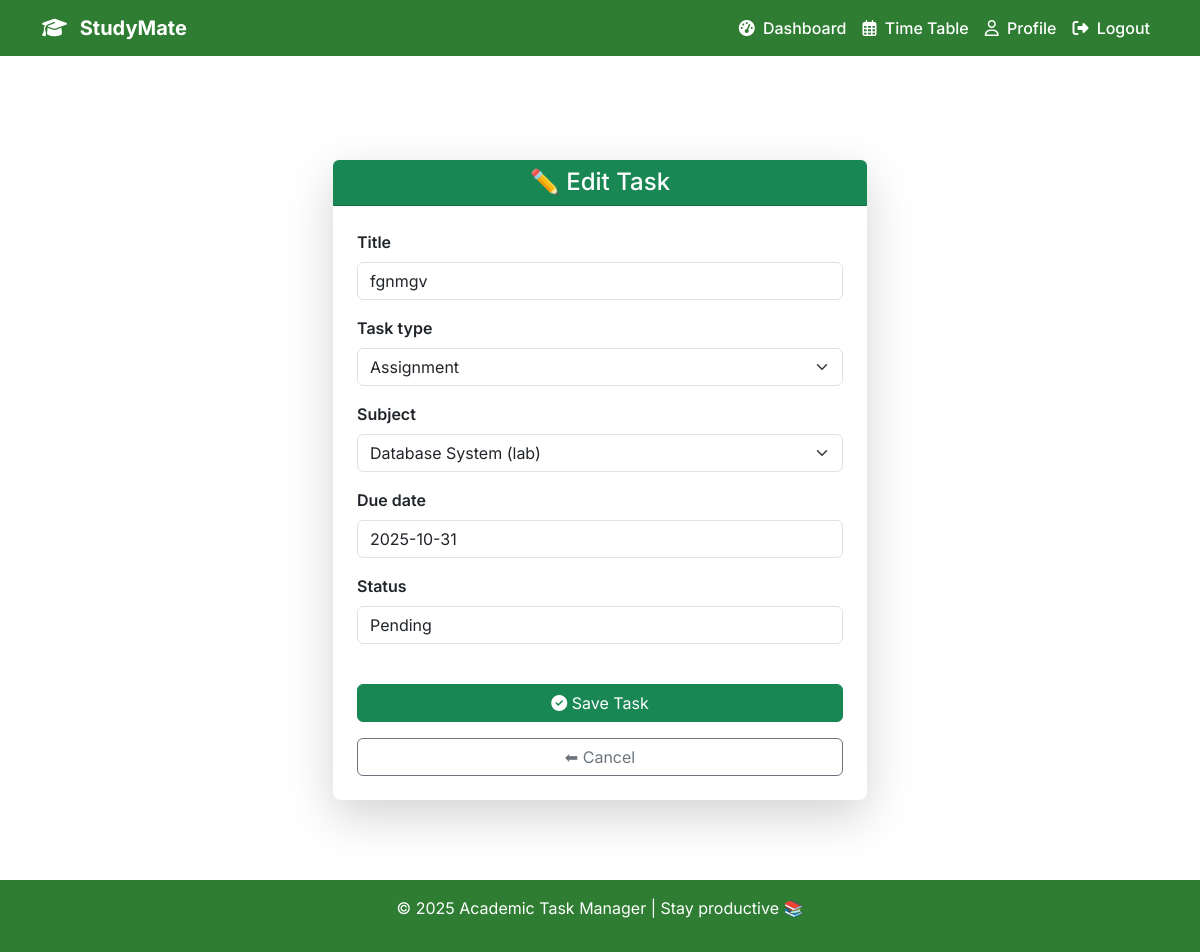
/tasks/update/2/ (signed in), run on an earlier commit of the app's database.
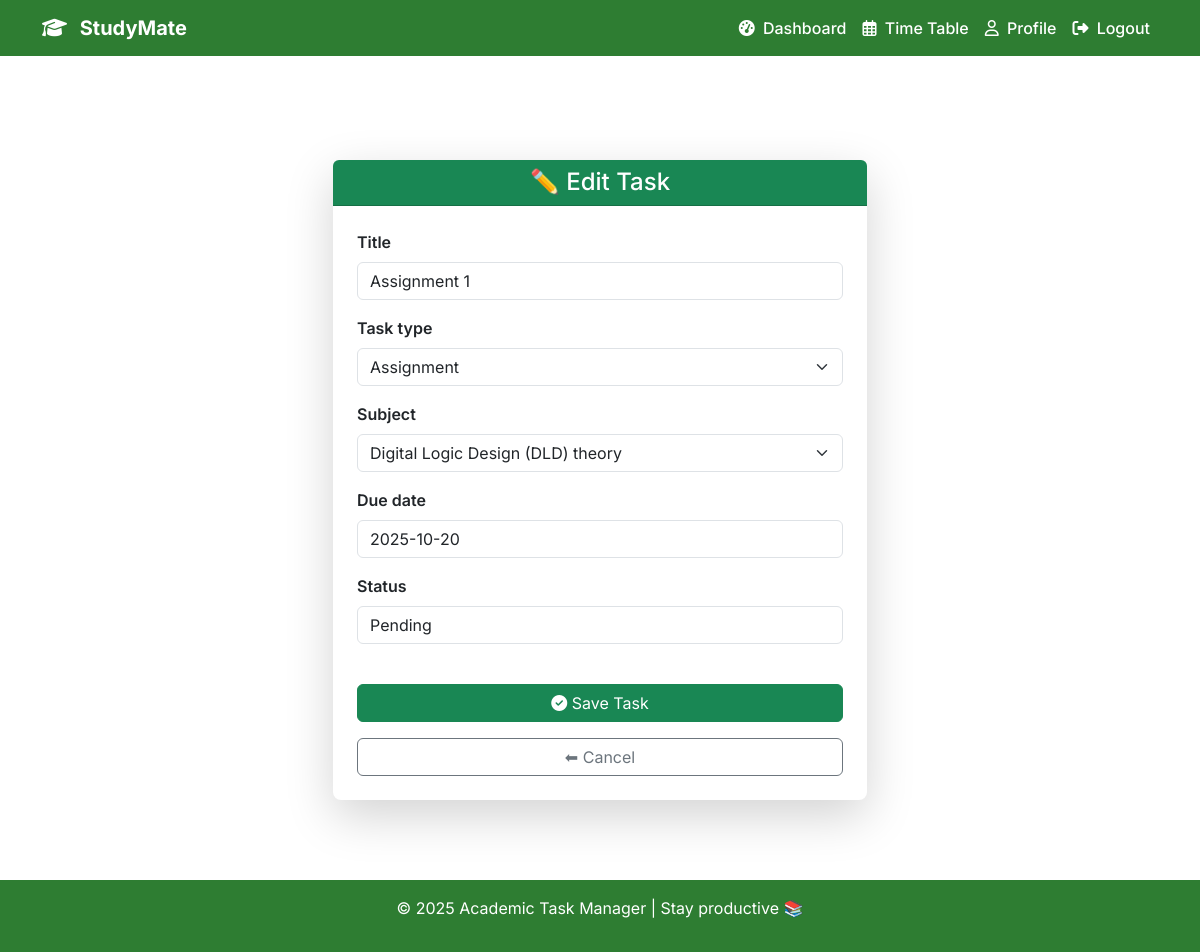
And on a later commit of the database.
### academy/models.py (models this page shows, shortened)
class Task(models.Model):
    TASK_TYPES = [
        ('Assignment', "Assignment"),
        ('Quiz', "Quiz"),
        ('Project', "Project"),
        ('Mid_Term', "Mid Term Exam"),
        ('Final_Term', "Final Term Exam")
    ]
    subject = models.ForeignKey(Subject, on_delete=models.CASCADE)
    user = models.ForeignKey(settings.AUTH_USER_MODEL, on_delete=models.CASCADE)
    title = models.CharField(max_length=100)
    task_type = models.CharField(max_length=20, choices=TASK_TYPES, default="Assignment")
    due_date = models.DateField()
    STATUS_CHOICES = [
        ("Pending", "Pending"),
        ("Completed", "Completed"),
        ("On Going", "On Going")
    ]
    status = models.CharField(max_length=20, choices=STATUS_CHOICES, default="Pending")
    created_at = models.DateTimeField(auto_now_add=True)
    updated_at = models.DateTimeField(auto_now=True)

### academy/views.py (the view)
# urls.py: path("tasks/update/<int:pk>/", add_or_update_task, name="update_task"),
@login_required
def add_or_update_task(request, pk=None):
    task = get_object_or_404(Task, pk=pk, user=request.user) if pk else None
    if request.method == "POST":
        form = TaskForm(request.POST, instance=task, user=request.user)
        if form.is_valid():
            task = form.save(commit=False)
            task.user = request.user
            task.save()
            return redirect("student_dashboard")  # better redirect here
    else:
        form = TaskForm(instance=task, user=request.user)
    context = {
        "form": form,
        "task_id": pk,
    }
    return render(request, "task_form.html", context)

### academy/forms.py
class TaskForm(forms.ModelForm):
    class Meta:
        model = Task
        fields = ["title", "task_type", "subject", "due_date", "status"]
    def __init__(self, *args, **kwargs):
        user = kwargs.pop("user")  # extract user
        super().__init__(*args, **kwargs)
        self.fields["subject"].queryset = Subject.objects.filter(semester=user.semester)
        self.fields["title"].widget.attrs.update({"class": "form-control"})
        self.fields["task_type"].widget.attrs.update({"class": "form-select"})
        self.fields["subject"].widget.attrs.update({"class": "form-select"})
        self.fields["due_date"].widget.attrs.update({"class": "form-control", "type": "date"})
        self.fields["status"].widget.attrs.update({"class": "form-control"})

### academy/models.py (called while the page is built)
    def __str__(self):
        return self.name

### templates/task_form.html (shortened to what this page needs)
{% extends "base.html" %}
{% block content %}
<div class="container py-5">
    <div class="row justify-content-center">
        <div class="col-lg-6 col-md-8">
            <div class="card shadow-lg border-0 rounded-3">
                <div class="card-header bg-success text-white text-center rounded-top">
                    <h4 class="mb-0">
                        {% if task_id %}✏️ Edit Task{% else %}<i class="fa-solid fa-clipboard-check text-accent me-1"></i> Add New Task{% endif %}
                    </h4>
                </div>
                <div class="card-body p-4">
                    <form method="post" novalidate>
                        {% for field in form %}
                            <div class="mb-3">
                                <label for="{{ field.id_for_label }}" class="form-label fw-semibold">
                                    {{ field.label }}
                                </label>
                                {{ field }}
                            </div>
                        {% endfor %}  <br>
                        <div class="d-grid gap-3">
                            <button type="submit" class="btn btn-success btn-md"><i class="fa-solid fa-circle-check"></i> Save Task</button>
                            <a href="{% url 'student_dashboard' %}" class="btn btn-outline-secondary">⬅ Cancel</a>
                        </div>
                    </form>
                </div>
            </div>
        </div>
    </div>
</div>
{% endblock %}

What changed in the data, as far as the page shows it:
changed Task "Assignment": title "fgnmgv" → "Assignment 1"; subject "Database System (lab)" → "Digital Logic Design (DLD) theory"; due_date "2025-10-31" → "2025-10-20"
